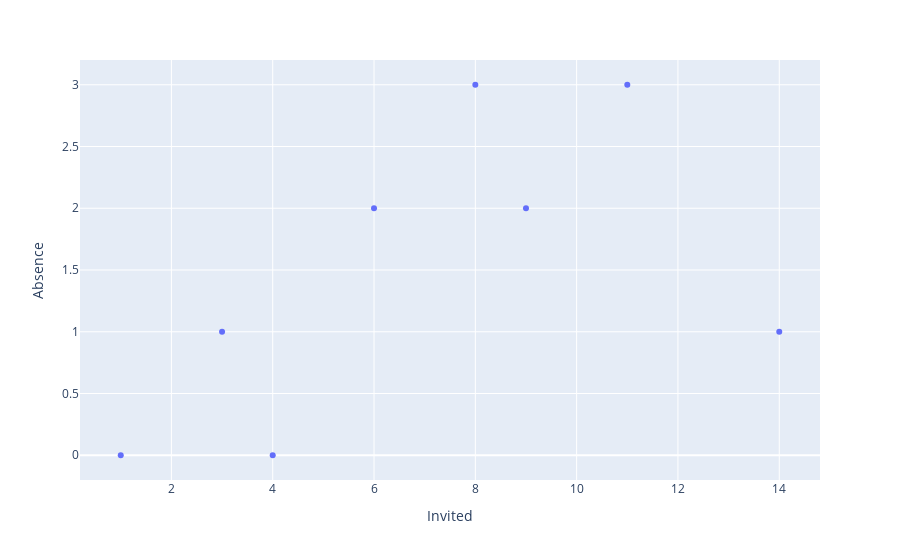

Notebook code for this chart:
### Markdown cell above
Dibuja un diagrama de dispersión (scatter plot) para los datos y ajusta una línea de regresión.

### Code cell
fig = px.scatter(df_fiesta, x="Invited", y="Absence")

fig.show()

### Figure 1 — Plotly figure (JSON) as saved in the notebook; plotly's stock layout.template omitted (floating-point values rounded to 4 significant figures)
{"data": [{"hovertemplate": "Invited=%{x}<br>Absence=%{y}<extra></extra>", "legendgroup": "", "marker": {"color": "#636efa", "symbol": "circle"}, "mode": "markers", "name": "", "orientation": "v", "showlegend": false, "type": "scatter", "x": [1, 3, 4, 6, 8, 9, 11, 14], "xaxis": "x", "y": [0, 1, 0, 2, 3, 2, 3, 1], "yaxis": "y"}], "layout": {"legend": {"tracegroupgap": 0}, "margin": {"t": 60}, "xaxis": {"anchor": "y", "domain": [0, 1], "title": {"text": "Invited"}}, "yaxis": {"anchor": "x", "domain": [0, 1], "title": {"text": "Absence"}}}}
